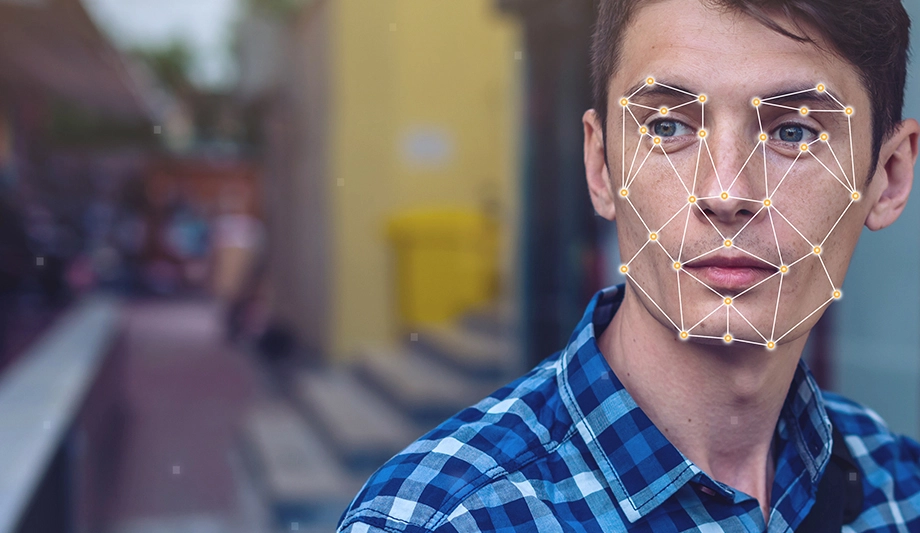
#> input picture Images_GUI/Facial-recognition-regulation.webp, 920 x 533 px, given in place of the camera
$ python generateDataset.py
#> lines starting #> are read from the running program, lines starting #| are printed output that depends on the picture; after the words box and inside, x2 and y2 are one past the last pixel; in counts of white or black regions, pixels touching at a corner belong together
#> the answer given: Images_GUI/Facial-recognition-regulation.webp
#> the answer given: Images_GUI/Facial-recognition-regulation.webp
#> in generate_dataset, frame is the input picture: shape (533, 920, 3); mean B, G, R 110.9, 102.2, 107.5
import cv2
import os
import  numpy as np
def generate_dataset(name):
    face_classifier=cv2.CascadeClassifier("D:/Coding/Projects/.venv/Lib/site-packages/cv2/data/haarcascade_frontalface_default.xml")
    def face_cropped(img):
        gray=cv2.cvtColor(img,cv2.COLOR_BGR2GRAY)
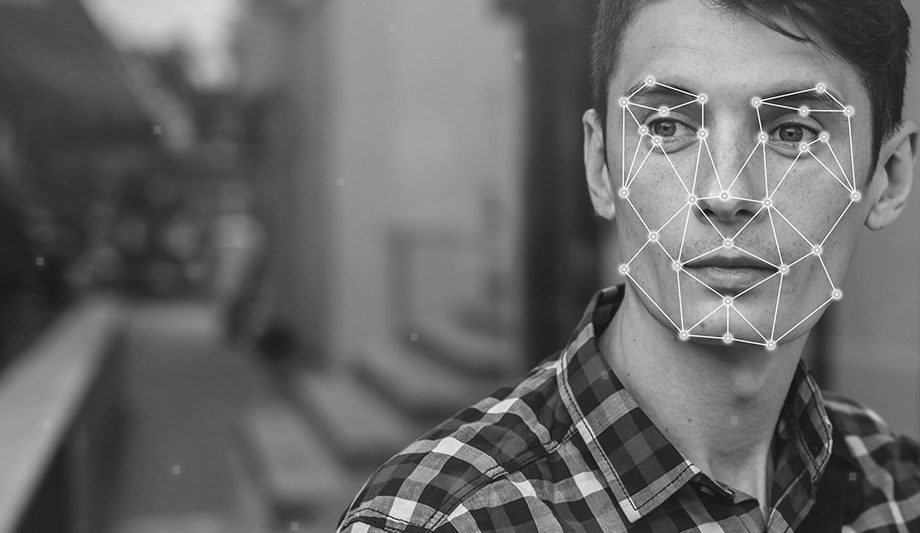
#> gray: shape (533, 920); min 6, max 253, mean 104.8
        faces=face_classifier.detectMultiScale(gray,1.3,5)
#> faces = [[566, 10, 331, 331]]

        if faces is ():
            return None
        for (x,y,w,h) in faces:
            cropped_face=img[y:y+h,x:x+w]
            return cropped_face
#> this loop made 1 pass
#> pass 1, in face_cropped, `cropped_face=img[y:y+h,x:x+w]`:
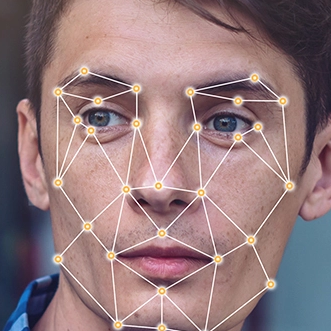
#> cropped_face: shape (331, 331, 3); mean B, G, R 124.7, 121.9, 147.4

    v_cap=cv2.VideoCapture(0)
    img_id=0

    while True:
        ret,frame=v_cap.read()
        if face_cropped(frame) is not None:
            img_id += 1
#> img_id = 1
            face_r=cv2.resize(face_cropped(frame),(400,400))
#> the loop in face_cropped, `for (x,y,w,h) in faces:` made 1 pass
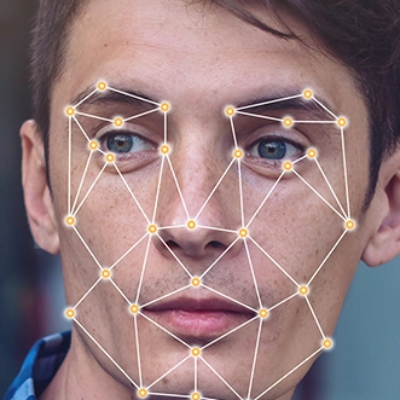
#> face_r: shape (400, 400, 3); mean B, G, R 124.6, 121.8, 147.3
            face_r=cv2.cvtColor(face_r,cv2.COLOR_BGR2GRAY)
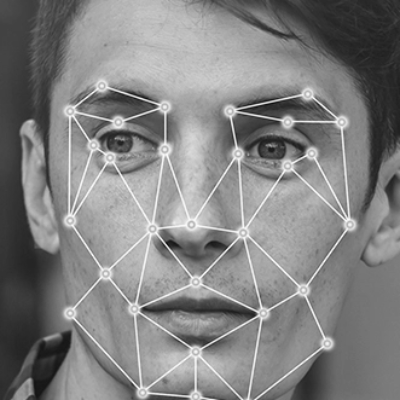
#> face_r: shape (400, 400); min 13, max 251, mean 129.8

            fileNamePath='imgData/Train/'+name+'/'+name+"_"+str(img_id)+".jpg"
            cv2.imwrite(fileNamePath,face_r)
            cv2.putText(face_r,str(img_id),(50,50),cv2.FONT_HERSHEY_COMPLEX,1,(0,255,0),2)
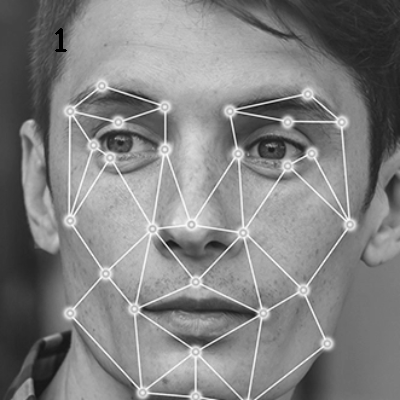
#> face_r: shape (400, 400); 0.08% of pixels changed, all inside (x1, y1, x2, y2) = (55, 28, 67, 52)

            cv2.imshow("Cropped_Face",face_r)
            if cv2.waitKey(1)=='q' or int(img_id)==10:
#> (key Esc is pressed here)
                break

    v_cap.release()
    cv2.destroyAllWindows()
    print("Collection image sample is completed!!")


def create_folder():
    name = str(input("Enter Your Name:"))
    path = 'imgData/Train/' + name
    isExist = os.path.exists(path)
    if isExist:
        print("Name Already Taken")
        name=str(input("Enter another name:"))
    else:
        os.makedirs(path)
    generate_dataset(name)

create_folder()
